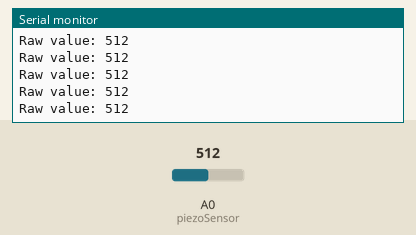
Simulated run of this sketch. Board: Arduino Uno, built with avr-gcc and run on an emulated ATmega328P. On the bench: the last lines printed to the serial monitor. The inputs (shaded band) are chosen by the test bench; at power-on: A0 (piezoSensor) = 512.

Above: at 1.2 s.
1.3 s: A0 (piezoSensor) set to 716
At 1.31 s:
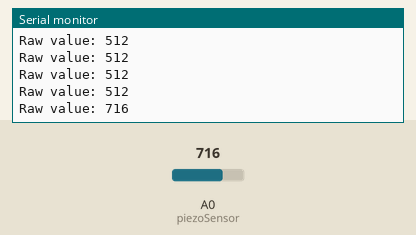
2.8 s: A0 (piezoSensor) set to 900
At 2.82 s:
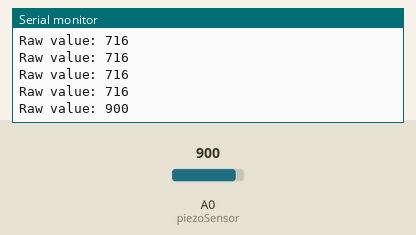
Timing chart, 0 to 5.8 s (numbered marks = the images above; inputs shaded):
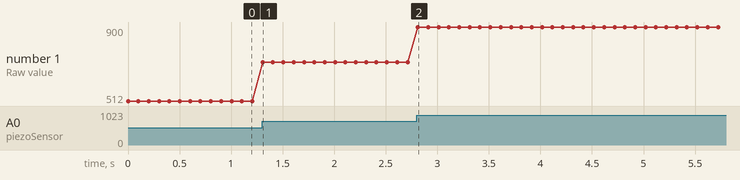

The sketch:

BasicPiezoSensor.ino
```cpp
#define piezoSensor A0 // the piezo is connected to analog pin 0
#define threshold 100  // threshold value to decide when the robot bumping into something has enougb impact

int piezoValue = 0;      // variable to store the value read from the sensor pin

void setup() {
  Serial.begin(9600);       // use the serial port
}

void loop() {
  // read the sensor and store it in the variable sensorReading:
  piezoValue = analogRead(piezoSensor);

  if (piezoValue >= threshold) {
 //   Serial.println("Knock!");
  }
  Serial.print("Raw value: ");
  Serial.println(piezoValue);
  Serial.println();
  delay(100);  // delay to avoid overloading the serial port buffer
}
```

Measured:
- after the input at 1.3 s, the serial monitor: prints a new line at once (image 1)
- after the input at 2.8 s, the serial monitor: prints a new line at once (image 2)
- plotted number 1: 512 → 716 after the input at 1.3 s, 716 → 900 after the input at 2.8 s
